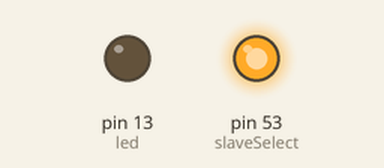
The sketch below on a simulated Arduino Mega 2560, built with avr-gcc and run on an emulated ATmega2560. On the bench: output pins drawn as LEDs (lit = HIGH). What the sketch prints to the serial monitor is not drawn.

Above: at 0.4 s.
Timing chart, 0 to 130.0 s (numbered marks = the images above):
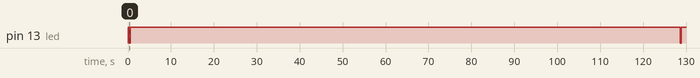

The sketch:

test.ino
```cpp
/******************************************************************************/
/**
* \file test.ino
* \mainpage
* \section intro Introduction
* Arduino sketch to implemnent SPI MASTER side of loop-back communication.
*
* \section contactInfo Contact Information
* For more information and the latest release, please visit this projects home
* page at http://codinghead.github.com/touchshield/
* To participate in the project or for other enquiries, please contact Stuart
* Cording at codinghead@gmail.com
*
* \section license Licensing Information
* Copyright (c) 2012 Stuart Cording
*
* Permission is hereby granted, free of charge, to any person obtaining a copy
* of this software and associated documentation files (the "Software"), to deal
* in the Software without restriction, including without limitation the rights
* to use, copy, modify, merge, publish, distribute, sublicense, and/or sell
* copies of the Software, and to permit persons to whom the Software is
* furnished to do so, subject to the following conditions:
*
* The above copyright notice and this permission notice shall be included in all
* copies or substantial portions of the Software.
*
* THE SOFTWARE IS PROVIDED "AS IS", WITHOUT WARRANTY OF ANY KIND, EXPRESS OR
* IMPLIED, INCLUDING BUT NOT LIMITED TO THE WARRANTIES OF MERCHANTABILITY,
* FITNESS FOR A PARTICULAR PURPOSE AND NONINFRINGEMENT. IN NO EVENT SHALL THE
* AUTHORS OR COPYRIGHT HOLDERS BE LIABLE FOR ANY CLAIM, DAMAGES OR OTHER
* LIABILITY, WHETHER IN AN ACTION OF CONTRACT, TORT OR OTHERWISE, ARISING FROM,
* OUT OF OR IN CONNECTION WITH THE SOFTWARE OR THE USE OR OTHER DEALINGS IN THE
* SOFTWARE.
*
* \author Stuart Cording aka CODINGHEAD
*
********************************************************************************/

// Sends 8-bit data via SPI to UC3C, incrementing by one after
// each transfer. Expects to receive sent data - 2 back from
// UC3C
// UC3C code operates as a simple loop-back function
// Written for Arduino MEGA
// Arduino output sent and received data via Serial.print()
// LED (pin 13) blinks if received data is correct. Stays on
// permanently if it is wrong.

// TODO: Need to find out why UC3C doesn't like the SS pin
//       changing between bytes. Need to check UC3C bus timing
//       and set up clock and peripheral bus properly.
//       UPDATE: Added short delay before raising the SS pin again
//       seems time between end of transfer and SS rising edge
//       was too short.


// include the SPI library:
#include <SPI.h>

// Use Pin 13 to control LED
int led = 13;

// Variable for data to send to UC3C
byte dataByte = 0x00;
byte dataRead = 0x00;

// Use Pin 53 as SPI Slave Select
int slaveSelect = 53;

void setup() {
  pinMode(led, OUTPUT);
  pinMode(slaveSelect, OUTPUT);
  Serial.begin(115200);
  SPI.begin();
  SPI.setBitOrder(MSBFIRST);
  SPI.setDataMode(SPI_MODE0);
  SPI.setClockDivider(SPI_CLOCK_DIV128);
  digitalWrite(slaveSelect,LOW);
  SPI.transfer(dataByte);
  delay(1);
  digitalWrite(slaveSelect,HIGH);
  ++dataByte;
  delay(25);
}

void loop() {
  digitalWrite(led, HIGH);
  digitalWrite(slaveSelect,LOW);
  dataRead = SPI.transfer(dataByte);
  delay(1);
  digitalWrite(slaveSelect,HIGH);
  Serial.print(dataByte, HEX);
  Serial.print(" ");
  Serial.print(dataRead, HEX);
  Serial.println(" ");
  delay(250);
  if (dataRead == (dataByte - 1))
  {
    digitalWrite(led, LOW);
  }
  ++dataByte;
  delay(250);
}
```

Measured:
- by itself, pin 13 (led): goes HIGH 0.25 s, LOW 0.25 s, HIGH 128 s, LOW 0.25 s, then HIGH
